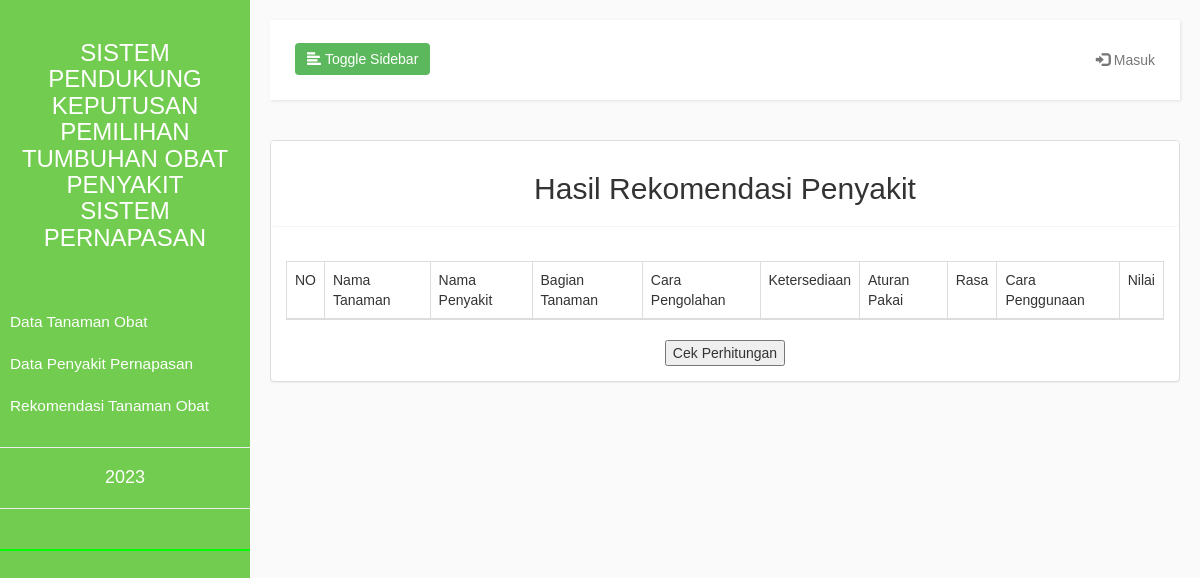
Screenshot of /hasil.php with the database file from the repository.
### tables this page shows
CREATE TABLE `kriteria` (
  `id_kriteria` int(11) NOT NULL,
  `nama_kriteria` varchar(50) NOT NULL,
  `bobot` double NOT NULL
);

### hasil.php (the view, shortened to what this page needs)
<?php
include "koneksi.php";
$sakit = $_POST['sakit'];
$query=mysqli_query($dbh,"select * from penyakit where id_penyakit='$sakit'");
$sick=mysqli_fetch_array($query);
?>
<!DOCTYPE html>
<html>
<head>
    <link rel="stylesheet" href="assets/bootstrap/css/bootstrap.css">
    <link rel="stylesheet" href="assets/index.css">
</head>
<body>
    <div class="wrapper">
        <nav id="sidebar" style="background-color: #72CC50;">
                <div class="sidebar-header" style="background-color: #72CC50;">
                    <a href="index.php"><center>
                    <h3>SISTEM PENDUKUNG KEPUTUSAN PEMILIHAN TUMBUHAN OBAT PENYAKIT SISTEM PERNAPASAN</h3>
                    </center>
                        </a></strong>
                </div>
                <ul class="list-unstyled components">
                    <li>
                        <a href="data_tanaman.php">
                            Data Tanaman Obat
                        </a>
                    </li>
                    <li>
                        <a href="data_penyakit.php">
                            Data Penyakit Pernapasan
                        </a>
                    </li>
                    <li>
                      <a href="rekomendasi.php">
                            Rekomendasi Tanaman Obat
                            </a>
                    </li>
                    <li>
                        <hr>
                        <center>
                            <h4> <?php echo date('Y') ?> </h4>
                        </center>
                        <hr>
                    </li>
            </nav>
            <div id="content">
        <nav class="navbar navbar-default">
                    <div class="container-fluid">
                        <div class="navbar-header">
                            <button type="button" id="sidebarCollapse" class="btn btn-success navbar-btn">
                                <i class="glyphicon glyphicon-align-left"></i>
                                <span>Toggle Sidebar</span>
                            </button>
                        </div>
                        <ul class="nav navbar-nav navbar-right">
                            <li><a href="login.php"><span class="glyphicon glyphicon-log-in"></span> Masuk</a></li>
                        </ul>
                    </div>
                </nav>
                <div class="panel panel-default">
                <center>
                <div class="panel panel-heading">
                    <h2>Hasil Rekomendasi Penyakit <?php echo $sick['nama_penyakit'] ?></h2>
                </div>
                <div class="panel-body">
                <table class="table table-hover table-bordered">
                    <thead>
                        <tr>
                            <td>NO</td>
                            <td>Nama Tanaman</td>
                            <td>Nama Penyakit</td>
                            <?php
                                        $sqlx = "SELECT * FROM kriteria";
                                        foreach ($dbh->query($sqlx) as $datax) :
                                        ?><td>
                                        <?php
                                        echo $datax['nama_kriteria'];
                                        endforeach;
                                         ?></td>
                            <td>Nilai</td>
                        </tr>
                    </thead>
                </table>
                <button onclick="tampil_hasil()" id="tombol">Cek Perhitungan</button>
                </div>
                </center>
                </div>
    </div>
    </div>
</body>
</html>

### assets/index.css (style rules this page uses)
body { font-family: 'Poppins', sans-serif; background: #fafafa; }
a, a:hover, a:focus { color: inherit; text-decoration: none; transition: all 0.3s; }
.navbar { padding: 15px 10px; background: #fff; border: none; border-radius: 0; margin-bottom: 40px; box-shadow: 1px 1px 3px rgba(0, 0, 0, 0.1); }
.navbar-btn { box-shadow: none; outline: none !important; border: none; }
i, span { display: inline-block; }
.wrapper { display: flex; align-items: stretch; }
#sidebar { min-width: 250px; max-width: 250px; background: #0f0; color: #fff; transition: all 0.3s; }
#sidebar ul li a { text-align: left; }
#sidebar .sidebar-header { padding: 20px; background: #00FF00; }
#sidebar ul.components { padding: 20px 0; border-bottom: 2px solid #0f0; }
#sidebar ul li a { padding: 10px; font-size: 1.1em; display: block; }
#content { padding: 20px; min-height: 100vh; transition: all 0.3s; }

### rows the page displays
kriteria: nama_kriteria "Bagian Tanaman"
kriteria: nama_kriteria "Cara Pengolahan"
kriteria: nama_kriteria "Ketersediaan"
kriteria: nama_kriteria "Aturan Pakai"
kriteria: nama_kriteria "Rasa"
kriteria: nama_kriteria "Cara Penggunaan"
